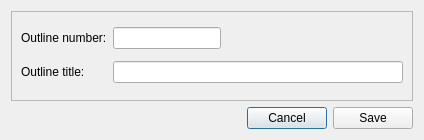
<?xml version="1.0" encoding="UTF-8"?>
<ui version="4.0">
 <class>AddOutlineWindow</class>
 <widget class="QDialog" name="AddOutlineWindow">
  <property name="geometry">
   <rect>
    <x>0</x>
    <y>0</y>
    <width>424</width>
    <height>140</height>
   </rect>
  </property>
  <property name="windowTitle">
   <string>Add an Outline</string>
  </property>
  <layout class="QGridLayout" name="gridLayout_2">
   <item row="2" column="1">
    <widget class="QPushButton" name="button_cancel">
     <property name="text">
      <string>Cancel</string>
     </property>
    </widget>
   </item>
   <item row="2" column="2">
    <widget class="QPushButton" name="button_save">
     <property name="text">
      <string>Save</string>
     </property>
    </widget>
   </item>
   <item row="2" column="0">
    <spacer name="horizontalSpacer">
     <property name="orientation">
      <enum>Qt::Horizontal</enum>
     </property>
     <property name="sizeHint" stdset="0">
      <size>
       <width>40</width>
       <height>20</height>
      </size>
     </property>
    </spacer>
   </item>
   <item row="0" column="0" colspan="3">
    <widget class="QFrame" name="frame">
     <property name="frameShape">
      <enum>QFrame::StyledPanel</enum>
     </property>
     <property name="frameShadow">
      <enum>QFrame::Raised</enum>
     </property>
     <layout class="QGridLayout" name="gridLayout">
      <item row="2" column="0">
       <widget class="QLabel" name="label_2">
        <property name="text">
         <string>Outline title:</string>
        </property>
       </widget>
      </item>
      <item row="0" column="0">
       <widget class="QLabel" name="label">
        <property name="text">
         <string>Outline number:</string>
        </property>
       </widget>
      </item>
      <item row="0" column="1">
       <widget class="QLineEdit" name="line_number">
        <property name="sizePolicy">
         <sizepolicy hsizetype="Minimum" vsizetype="Fixed">
          <horstretch>0</horstretch>
          <verstretch>0</verstretch>
         </sizepolicy>
        </property>
        <property name="minimumSize">
         <size>
          <width>10</width>
          <height>0</height>
         </size>
        </property>
       </widget>
      </item>
      <item row="0" column="2">
       <spacer name="horizontalSpacer_2">
        <property name="orientation">
         <enum>Qt::Horizontal</enum>
        </property>
        <property name="sizeHint" stdset="0">
         <size>
          <width>40</width>
          <height>20</height>
         </size>
        </property>
       </spacer>
      </item>
      <item row="2" column="1" colspan="2">
       <widget class="QLineEdit" name="line_title"/>
      </item>
     </layout>
    </widget>
   </item>
  </layout>
 </widget>
 <resources/>
 <connections>
  <connection>
   <sender>button_cancel</sender>
   <signal>clicked()</signal>
   <receiver>AddOutlineWindow</receiver>
   <slot>close()</slot>
   <hints>
    <hint type="sourcelabel">
     <x>281</x>
     <y>117</y>
    </hint>
    <hint type="destinationlabel">
     <x>211</x>
     <y>69</y>
    </hint>
   </hints>
  </connection>
 </connections>
</ui>
